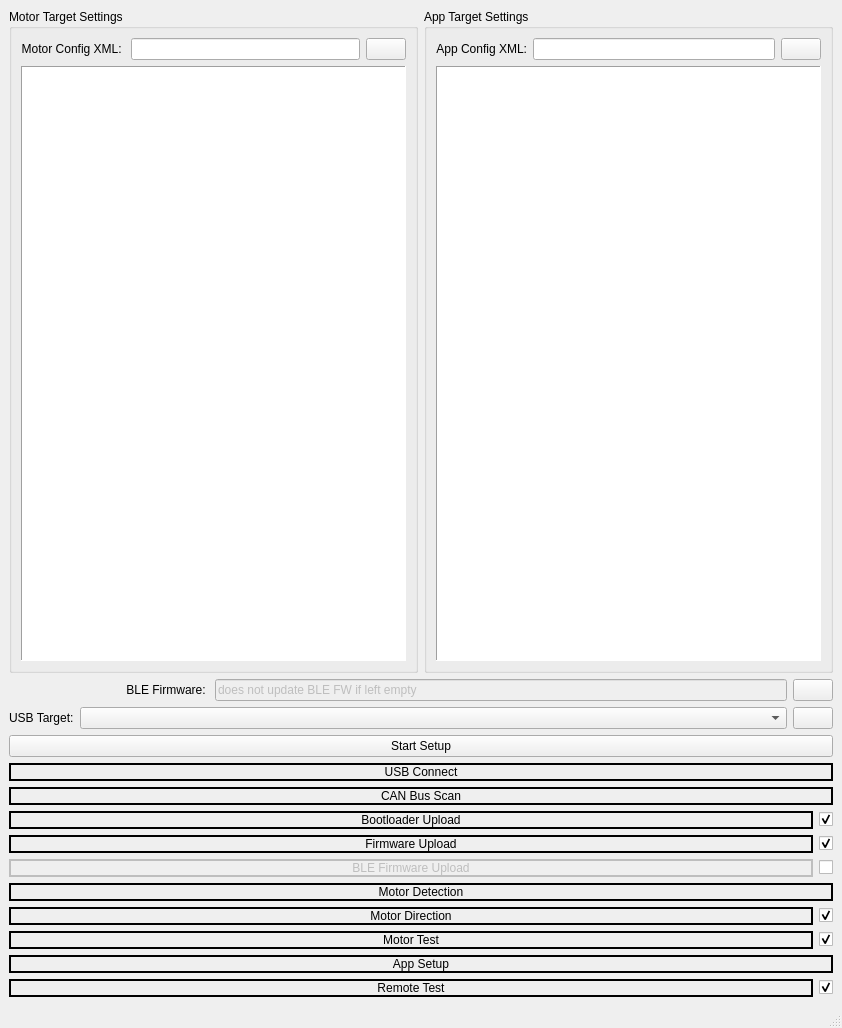
<?xml version="1.0" encoding="UTF-8"?>
<ui version="4.0">
 <class>BoardSetupWindow</class>
 <widget class="QMainWindow" name="BoardSetupWindow">
  <property name="geometry">
   <rect>
    <x>0</x>
    <y>0</y>
    <width>842</width>
    <height>1028</height>
   </rect>
  </property>
  <property name="windowTitle">
   <string>Board Setup</string>
  </property>
  <widget class="QWidget" name="centralwidget">
   <property name="autoFillBackground">
    <bool>false</bool>
   </property>
   <layout class="QGridLayout" name="gridLayout">
    <item row="0" column="0">
     <layout class="QVBoxLayout" name="verticalLayout_2">
      <property name="sizeConstraint">
       <enum>QLayout::SetDefaultConstraint</enum>
      </property>
      <item>
       <layout class="QHBoxLayout" name="horizontalLayout_3">
        <item>
         <widget class="QGroupBox" name="groupBox">
          <property name="font">
           <font>
            <pointsize>9</pointsize>
           </font>
          </property>
          <property name="title">
           <string>Motor Target Settings</string>
          </property>
          <layout class="QHBoxLayout" name="horizontalLayout_10">
           <item>
            <layout class="QVBoxLayout" name="verticalLayout">
             <item>
              <layout class="QHBoxLayout" name="horizontalLayout_4">
               <item>
                <widget class="QLabel" name="label">
                 <property name="minimumSize">
                  <size>
                   <width>0</width>
                   <height>0</height>
                  </size>
                 </property>
                 <property name="text">
                  <string>Motor Config XML: </string>
                 </property>
                 <property name="alignment">
                  <set>Qt::AlignRight|Qt::AlignTrailing|Qt::AlignVCenter</set>
                 </property>
                </widget>
               </item>
               <item>
                <widget class="QLineEdit" name="motorConfigEdit"/>
               </item>
               <item>
                <widget class="QPushButton" name="motorConfigButton">
                 <property name="sizePolicy">
                  <sizepolicy hsizetype="Fixed" vsizetype="Fixed">
                   <horstretch>0</horstretch>
                   <verstretch>0</verstretch>
                  </sizepolicy>
                 </property>
                 <property name="toolTip">
                  <string>Choose file...</string>
                 </property>
                 <property name="text">
                  <string/>
                 </property>
                 <property name="icon">
                  <iconset resource="res.qrc">
                   <normaloff>:/res/icons/Open Folder-96.png</normaloff>:/res/icons/Open Folder-96.png</iconset>
                 </property>
                </widget>
               </item>
              </layout>
             </item>
             <item>
              <widget class="ParamTable" name="motorTab">
               <property name="frameShape">
                <enum>QFrame::Panel</enum>
               </property>
              </widget>
             </item>
            </layout>
           </item>
          </layout>
         </widget>
        </item>
        <item>
         <widget class="QGroupBox" name="groupBox">
          <property name="font">
           <font>
            <pointsize>9</pointsize>
           </font>
          </property>
          <property name="title">
           <string>App Target Settings</string>
          </property>
          <layout class="QHBoxLayout" name="horizontalLayout_11">
           <item>
            <layout class="QVBoxLayout" name="verticalLayout_4">
             <item>
              <layout class="QHBoxLayout" name="horizontalLayout_5">
               <item>
                <widget class="QLabel" name="label_2">
                 <property name="minimumSize">
                  <size>
                   <width>0</width>
                   <height>0</height>
                  </size>
                 </property>
                 <property name="text">
                  <string>App Config XML:</string>
                 </property>
                 <property name="alignment">
                  <set>Qt::AlignRight|Qt::AlignTrailing|Qt::AlignVCenter</set>
                 </property>
                </widget>
               </item>
               <item>
                <widget class="QLineEdit" name="appConfigEdit"/>
               </item>
               <item>
                <widget class="QPushButton" name="appConfigButton">
                 <property name="sizePolicy">
                  <sizepolicy hsizetype="Fixed" vsizetype="Fixed">
                   <horstretch>0</horstretch>
                   <verstretch>0</verstretch>
                  </sizepolicy>
                 </property>
                 <property name="toolTip">
                  <string>Choose file...</string>
                 </property>
                 <property name="text">
                  <string/>
                 </property>
                 <property name="icon">
                  <iconset resource="res.qrc">
                   <normaloff>:/res/icons/Open Folder-96.png</normaloff>:/res/icons/Open Folder-96.png</iconset>
                 </property>
                </widget>
               </item>
              </layout>
             </item>
             <item>
              <widget class="ParamTable" name="appTab">
               <property name="enabled">
                <bool>true</bool>
               </property>
               <property name="cursor" stdset="0">
                <cursorShape>ArrowCursor</cursorShape>
               </property>
               <property name="frameShape">
                <enum>QFrame::Panel</enum>
               </property>
               <property name="sizeAdjustPolicy">
                <enum>QAbstractScrollArea::AdjustToContents</enum>
               </property>
               <property name="autoScroll">
                <bool>false</bool>
               </property>
               <property name="dragEnabled">
                <bool>false</bool>
               </property>
              </widget>
             </item>
            </layout>
           </item>
          </layout>
         </widget>
        </item>
       </layout>
      </item>
      <item>
       <layout class="QHBoxLayout" name="horizontalLayout_13">
        <item>
         <widget class="QLabel" name="label_4">
          <property name="minimumSize">
           <size>
            <width>200</width>
            <height>0</height>
           </size>
          </property>
          <property name="text">
           <string>BLE Firmware: </string>
          </property>
          <property name="alignment">
           <set>Qt::AlignRight|Qt::AlignTrailing|Qt::AlignVCenter</set>
          </property>
         </widget>
        </item>
        <item>
         <widget class="QLineEdit" name="bleFirmwareEdit">
          <property name="enabled">
           <bool>false</bool>
          </property>
          <property name="text">
           <string>does not update BLE FW if left empty</string>
          </property>
         </widget>
        </item>
        <item>
         <widget class="QPushButton" name="bleFirmwareButton">
          <property name="sizePolicy">
           <sizepolicy hsizetype="Fixed" vsizetype="Fixed">
            <horstretch>0</horstretch>
            <verstretch>0</verstretch>
           </sizepolicy>
          </property>
          <property name="toolTip">
           <string>Choose file...</string>
          </property>
          <property name="text">
           <string/>
          </property>
          <property name="icon">
           <iconset resource="res.qrc">
            <normaloff>:/res/icons/Open Folder-96.png</normaloff>:/res/icons/Open Folder-96.png</iconset>
          </property>
         </widget>
        </item>
       </layout>
      </item>
      <item>
       <layout class="QHBoxLayout" name="horizontalLayout">
        <item>
         <widget class="QLabel" name="label_5">
          <property name="text">
           <string>USB Target:</string>
          </property>
         </widget>
        </item>
        <item>
         <widget class="QComboBox" name="serialPortBox">
          <property name="sizePolicy">
           <sizepolicy hsizetype="MinimumExpanding" vsizetype="Fixed">
            <horstretch>0</horstretch>
            <verstretch>0</verstretch>
           </sizepolicy>
          </property>
          <property name="toolTip">
           <string>Serial port</string>
          </property>
         </widget>
        </item>
        <item>
         <widget class="QPushButton" name="serialRefreshButton">
          <property name="sizePolicy">
           <sizepolicy hsizetype="Fixed" vsizetype="Fixed">
            <horstretch>0</horstretch>
            <verstretch>0</verstretch>
           </sizepolicy>
          </property>
          <property name="toolTip">
           <string>Refresh serial port list</string>
          </property>
          <property name="text">
           <string/>
          </property>
          <property name="icon">
           <iconset resource="res.qrc">
            <normaloff>:/res/icons/Refresh-96.png</normaloff>:/res/icons/Refresh-96.png</iconset>
          </property>
         </widget>
        </item>
       </layout>
      </item>
      <item>
       <widget class="QPushButton" name="startButton">
        <property name="enabled">
         <bool>true</bool>
        </property>
        <property name="text">
         <string>Start Setup</string>
        </property>
       </widget>
      </item>
      <item>
       <widget class="QLabel" name="usbConnectLabel">
        <property name="autoFillBackground">
         <bool>false</bool>
        </property>
        <property name="frameShape">
         <enum>QFrame::WinPanel</enum>
        </property>
        <property name="frameShadow">
         <enum>QFrame::Plain</enum>
        </property>
        <property name="text">
         <string>USB Connect</string>
        </property>
        <property name="alignment">
         <set>Qt::AlignCenter</set>
        </property>
       </widget>
      </item>
      <item>
       <widget class="QLabel" name="CANScanLabel">
        <property name="autoFillBackground">
         <bool>false</bool>
        </property>
        <property name="frameShape">
         <enum>QFrame::WinPanel</enum>
        </property>
        <property name="frameShadow">
         <enum>QFrame::Plain</enum>
        </property>
        <property name="text">
         <string>CAN Bus Scan</string>
        </property>
        <property name="alignment">
         <set>Qt::AlignCenter</set>
        </property>
       </widget>
      </item>
      <item>
       <layout class="QHBoxLayout" name="horizontalLayout_2">
        <property name="sizeConstraint">
         <enum>QLayout::SetNoConstraint</enum>
        </property>
        <item>
         <widget class="QLabel" name="bootloaderLabel">
          <property name="autoFillBackground">
           <bool>false</bool>
          </property>
          <property name="frameShape">
           <enum>QFrame::WinPanel</enum>
          </property>
          <property name="frameShadow">
           <enum>QFrame::Plain</enum>
          </property>
          <property name="text">
           <string>Bootloader Upload</string>
          </property>
          <property name="alignment">
           <set>Qt::AlignCenter</set>
          </property>
         </widget>
        </item>
        <item>
         <widget class="QCheckBox" name="bootloaderCheckBox">
          <property name="sizePolicy">
           <sizepolicy hsizetype="Fixed" vsizetype="Fixed">
            <horstretch>0</horstretch>
            <verstretch>0</verstretch>
           </sizepolicy>
          </property>
          <property name="layoutDirection">
           <enum>Qt::RightToLeft</enum>
          </property>
          <property name="text">
           <string/>
          </property>
          <property name="checked">
           <bool>true</bool>
          </property>
         </widget>
        </item>
       </layout>
      </item>
      <item>
       <layout class="QHBoxLayout" name="horizontalLayout_6">
        <item>
         <widget class="QLabel" name="firmwareLabel">
          <property name="autoFillBackground">
           <bool>false</bool>
          </property>
          <property name="frameShape">
           <enum>QFrame::WinPanel</enum>
          </property>
          <property name="frameShadow">
           <enum>QFrame::Plain</enum>
          </property>
          <property name="text">
           <string>Firmware Upload</string>
          </property>
          <property name="alignment">
           <set>Qt::AlignCenter</set>
          </property>
         </widget>
        </item>
        <item>
         <widget class="QCheckBox" name="firmwareCheckBox">
          <property name="sizePolicy">
           <sizepolicy hsizetype="Fixed" vsizetype="Fixed">
            <horstretch>0</horstretch>
            <verstretch>0</verstretch>
           </sizepolicy>
          </property>
          <property name="layoutDirection">
           <enum>Qt::RightToLeft</enum>
          </property>
          <property name="text">
           <string/>
          </property>
          <property name="checked">
           <bool>true</bool>
          </property>
         </widget>
        </item>
       </layout>
      </item>
      <item>
       <layout class="QHBoxLayout" name="horizontalLayout_7">
        <item>
         <widget class="QLabel" name="bleFirmwareLabel">
          <property name="enabled">
           <bool>false</bool>
          </property>
          <property name="autoFillBackground">
           <bool>false</bool>
          </property>
          <property name="frameShape">
           <enum>QFrame::WinPanel</enum>
          </property>
          <property name="frameShadow">
           <enum>QFrame::Plain</enum>
          </property>
          <property name="text">
           <string>BLE Firmware Upload</string>
          </property>
          <property name="alignment">
           <set>Qt::AlignCenter</set>
          </property>
         </widget>
        </item>
        <item>
         <widget class="QCheckBox" name="bleCheckBox">
          <property name="enabled">
           <bool>true</bool>
          </property>
          <property name="sizePolicy">
           <sizepolicy hsizetype="Fixed" vsizetype="Fixed">
            <horstretch>0</horstretch>
            <verstretch>0</verstretch>
           </sizepolicy>
          </property>
          <property name="layoutDirection">
           <enum>Qt::RightToLeft</enum>
          </property>
          <property name="text">
           <string/>
          </property>
          <property name="checked">
           <bool>false</bool>
          </property>
         </widget>
        </item>
       </layout>
      </item>
      <item>
       <widget class="QLabel" name="motorDetectionLabel">
        <property name="autoFillBackground">
         <bool>false</bool>
        </property>
        <property name="frameShape">
         <enum>QFrame::WinPanel</enum>
        </property>
        <property name="frameShadow">
         <enum>QFrame::Plain</enum>
        </property>
        <property name="text">
         <string>Motor Detection</string>
        </property>
        <property name="alignment">
         <set>Qt::AlignCenter</set>
        </property>
       </widget>
      </item>
      <item>
       <layout class="QHBoxLayout" name="horizontalLayout_8">
        <item>
         <widget class="QLabel" name="motorDirectionLabel">
          <property name="autoFillBackground">
           <bool>false</bool>
          </property>
          <property name="frameShape">
           <enum>QFrame::WinPanel</enum>
          </property>
          <property name="frameShadow">
           <enum>QFrame::Plain</enum>
          </property>
          <property name="text">
           <string>Motor Direction</string>
          </property>
          <property name="alignment">
           <set>Qt::AlignCenter</set>
          </property>
         </widget>
        </item>
        <item>
         <widget class="QCheckBox" name="directionCheckBox">
          <property name="sizePolicy">
           <sizepolicy hsizetype="Fixed" vsizetype="Fixed">
            <horstretch>0</horstretch>
            <verstretch>0</verstretch>
           </sizepolicy>
          </property>
          <property name="layoutDirection">
           <enum>Qt::RightToLeft</enum>
          </property>
          <property name="text">
           <string/>
          </property>
          <property name="checked">
           <bool>true</bool>
          </property>
         </widget>
        </item>
       </layout>
      </item>
      <item>
       <layout class="QHBoxLayout" name="horizontalLayout_9">
        <item>
         <widget class="QLabel" name="motorTestLabel">
          <property name="autoFillBackground">
           <bool>false</bool>
          </property>
          <property name="frameShape">
           <enum>QFrame::WinPanel</enum>
          </property>
          <property name="frameShadow">
           <enum>QFrame::Plain</enum>
          </property>
          <property name="text">
           <string>Motor Test</string>
          </property>
          <property name="alignment">
           <set>Qt::AlignCenter</set>
          </property>
         </widget>
        </item>
        <item>
         <widget class="QCheckBox" name="motorTestCheckBox">
          <property name="sizePolicy">
           <sizepolicy hsizetype="Fixed" vsizetype="Fixed">
            <horstretch>0</horstretch>
            <verstretch>0</verstretch>
           </sizepolicy>
          </property>
          <property name="layoutDirection">
           <enum>Qt::RightToLeft</enum>
          </property>
          <property name="text">
           <string/>
          </property>
          <property name="checked">
           <bool>true</bool>
          </property>
         </widget>
        </item>
       </layout>
      </item>
      <item>
       <widget class="QLabel" name="remoteTestLabel_3">
        <property name="autoFillBackground">
         <bool>false</bool>
        </property>
        <property name="frameShape">
         <enum>QFrame::WinPanel</enum>
        </property>
        <property name="frameShadow">
         <enum>QFrame::Plain</enum>
        </property>
        <property name="text">
         <string>App Setup</string>
        </property>
        <property name="alignment">
         <set>Qt::AlignCenter</set>
        </property>
       </widget>
      </item>
      <item>
       <layout class="QHBoxLayout" name="horizontalLayout_14">
        <item>
         <widget class="QLabel" name="remoteTestLabel">
          <property name="autoFillBackground">
           <bool>false</bool>
          </property>
          <property name="frameShape">
           <enum>QFrame::WinPanel</enum>
          </property>
          <property name="frameShadow">
           <enum>QFrame::Plain</enum>
          </property>
          <property name="text">
           <string>Remote Test</string>
          </property>
          <property name="alignment">
           <set>Qt::AlignCenter</set>
          </property>
         </widget>
        </item>
        <item>
         <widget class="QCheckBox" name="remoteTestCheckBox">
          <property name="sizePolicy">
           <sizepolicy hsizetype="Fixed" vsizetype="Fixed">
            <horstretch>0</horstretch>
            <verstretch>0</verstretch>
           </sizepolicy>
          </property>
          <property name="layoutDirection">
           <enum>Qt::RightToLeft</enum>
          </property>
          <property name="text">
           <string/>
          </property>
          <property name="checked">
           <bool>true</bool>
          </property>
         </widget>
        </item>
       </layout>
      </item>
     </layout>
    </item>
   </layout>
  </widget>
  <widget class="QStatusBar" name="statusBar"/>
 </widget>
 <customwidgets>
  <customwidget>
   <class>ParamTable</class>
   <extends>QTableWidget</extends>
   <header>widgets/paramtable.h</header>
  </customwidget>
 </customwidgets>
 <resources>
  <include location="res.qrc"/>
 </resources>
 <connections/>
</ui>
